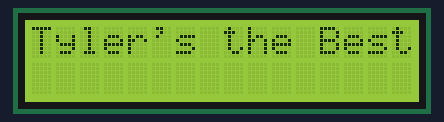
Bench run of a sketch on a simulated Arduino Uno, built with avr-gcc and run on an emulated ATmega328P. Shown: 16×2 character LCD.

Above: at 0.1 s.
At 0.6 s:
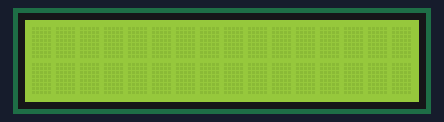

Measured:
- what the display in image 1 shows lasts 0.5 s, from 0.6 s to 1.1 s

The sketch:

1602_LCD_Setup.ino
```cpp
/*
LCD documentation: https://wiki.52pi.com/index.php?title=Z-0234
Arduino C library: https://www.arduinolibraries.info/libraries/liquid-crystal-i2-c
*/

#include <Wire.h>
#include <LiquidCrystal_I2C.h>

 // Since the display I have uses the PCF8574T chip

LiquidCrystal_I2C lcd(0x27,16,2);


void setup() {
  Serial.begin(115200);
  Wire.begin();
  lcd.init();
  lcd.backlight();
  lcd.setCursor(0,0);
  lcd.print("Tyler's the Best!");
}

void loop() {
  delay(500);
  lcd.noDisplay();
  delay(500);
  lcd.display();

}
```
